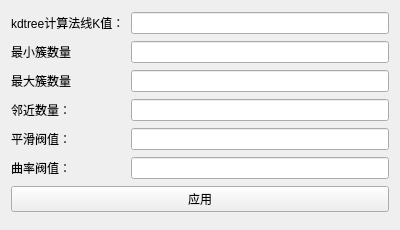
<?xml version="1.0" encoding="UTF-8"?>
<ui version="4.0">
 <class>QQuyuzengzhangNormal</class>
 <widget class="QSubDialogBase" name="QQuyuzengzhangNormal">
  <property name="geometry">
   <rect>
    <x>0</x>
    <y>0</y>
    <width>400</width>
    <height>230</height>
   </rect>
  </property>
  <property name="windowTitle">
   <string>区域增长normal</string>
  </property>
  <layout class="QGridLayout" name="gridLayout">
   <item row="0" column="1">
    <widget class="QLineEdit" name="lineEdit"/>
   </item>
   <item row="1" column="0">
    <widget class="QLabel" name="label_2">
     <property name="text">
      <string>最小簇数量</string>
     </property>
    </widget>
   </item>
   <item row="0" column="0">
    <widget class="QLabel" name="label">
     <property name="text">
      <string>kdtree计算法线K值：</string>
     </property>
    </widget>
   </item>
   <item row="5" column="0">
    <widget class="QLabel" name="label_5">
     <property name="text">
      <string>曲率阀值：</string>
     </property>
    </widget>
   </item>
   <item row="4" column="1">
    <widget class="QLineEdit" name="lineEdit_6"/>
   </item>
   <item row="2" column="1">
    <widget class="QLineEdit" name="lineEdit_3"/>
   </item>
   <item row="2" column="0">
    <widget class="QLabel" name="label_3">
     <property name="text">
      <string>最大簇数量</string>
     </property>
    </widget>
   </item>
   <item row="1" column="1">
    <widget class="QLineEdit" name="lineEdit_2"/>
   </item>
   <item row="3" column="1">
    <widget class="QLineEdit" name="lineEdit_4"/>
   </item>
   <item row="4" column="0">
    <widget class="QLabel" name="label_6">
     <property name="text">
      <string>平滑阀值：</string>
     </property>
    </widget>
   </item>
   <item row="3" column="0">
    <widget class="QLabel" name="label_4">
     <property name="text">
      <string>邻近数量：</string>
     </property>
    </widget>
   </item>
   <item row="5" column="1">
    <widget class="QLineEdit" name="lineEdit_5"/>
   </item>
   <item row="6" column="0" colspan="2">
    <widget class="QPushButton" name="pushButton">
     <property name="text">
      <string>应用</string>
     </property>
    </widget>
   </item>
  </layout>
 </widget>
 <layoutdefault spacing="6" margin="11"/>
 <customwidgets>
  <customwidget>
   <class>QSubDialogBase</class>
   <extends>QWidget</extends>
   <header>qsubdialogbase.h</header>
   <container>1</container>
  </customwidget>
 </customwidgets>
 <resources/>
 <connections>
  <connection>
   <sender>pushButton</sender>
   <signal>clicked()</signal>
   <receiver>QQuyuzengzhangNormal</receiver>
   <slot>OnApply()</slot>
   <hints>
    <hint type="sourcelabel">
     <x>250</x>
     <y>211</y>
    </hint>
    <hint type="destinationlabel">
     <x>502</x>
     <y>209</y>
    </hint>
   </hints>
  </connection>
 </connections>
 <slots>
  <slot>OnApply()</slot>
 </slots>
</ui>
